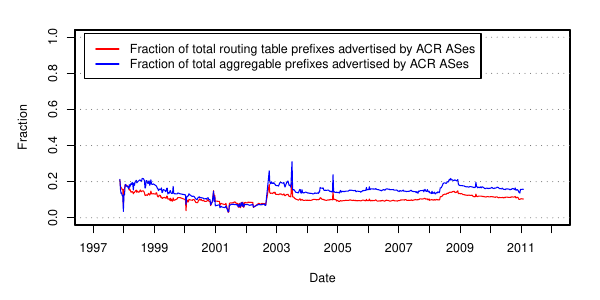

R code for this plot:
agnc <- read.csv("acr_gcr_netcompare.csv")
agnc$date = as.Date(agnc$date)

lwd=2
cex=0.75

plot_acr_gcr_netcompare <- function() {
    par(cex=cex)
    par(mar=c(5,5,2,2))
    ylims=c(0, 1)
    xlims = c(
        as.Date(paste(c('19',
            as.POSIXlt(min(agnc$date))$year, '-01-01'),
            collapse='')),
        as.Date(paste(c('20',
            (as.POSIXlt(max(agnc$date))$year+1)%%100,
            '-01-01'), collapse=''))
        )
    plot(
        x=agnc$date,
        y=agnc$acr_netsnow/agnc$gcr_netsnow,
        main="",
        xlab="Date",
        ylab="Fraction",
        xaxt='n',
        xlim=xlims,
        ylim=ylims,
        type='l',
        col='red'
        )
    par(new=T)
    plot(
        x=agnc$date,
        y=agnc$acr_netgain/agnc$gcr_netgain,
        main="",
        xlab="",
        ylab="",
        xaxt='n',
        yaxt='n',
        xlim=xlims,
        ylim=ylims,
        type='l',
        col='blue'
        )
    axis.Date(1, at=seq(min(xlims), max(xlims), "1 years"))
    grid(nx=NA, ny=NULL, col='grey40')
    legend(
        'topleft',
        c("Fraction of total routing table prefixes advertised by ACR ASes",
        "Fraction of total aggregable prefixes advertised by ACR ASes"),
        col=c('red','blue'),
        lty=c(1,1),
        lwd=2:2,
        bg="white",
        inset=0.02)
}

pdf_acr_gcr_netcompare <- function() {
    pdf("acr_gcr_netcompare.pdf", width=6, height=3)
    plot_acr_gcr_netcompare()
    dev.off()
}
